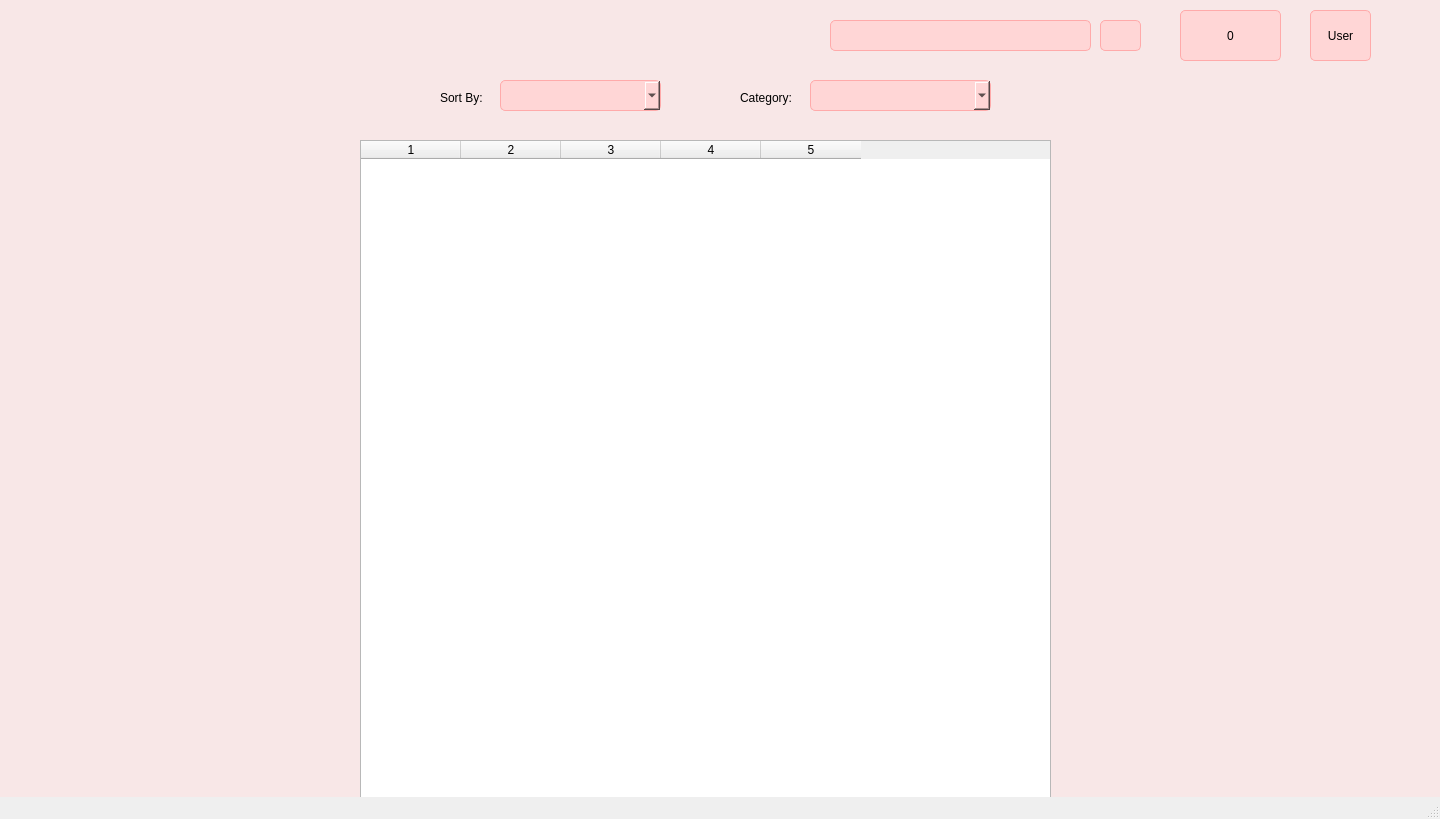
<?xml version="1.0" encoding="UTF-8"?>
<ui version="4.0">
 <class>MainWindow</class>
 <widget class="QMainWindow" name="MainWindow">
  <property name="geometry">
   <rect>
    <x>0</x>
    <y>0</y>
    <width>1440</width>
    <height>819</height>
   </rect>
  </property>
  <property name="windowTitle">
   <string>Home</string>
  </property>
  <property name="autoFillBackground">
   <bool>true</bool>
  </property>
  <property name="styleSheet">
   <string notr="true">QWidget#centralwidget {
    background-color: #F8E7E7;
}
QPushButton {
    background-color: #FFD6D6;
    border: 1px solid #FFAAAA;
    border-radius: 5px;
}

QToolButton {
    background-color: #FFD6D6;
    border: 1px solid #FFAAAA;
    border-radius: 5px;
}
QLineEdit {
    background-color: #FFD6D6;
    border: 1px solid #FFAAAA;
    border-radius: 5px;
}
QComboBox {
    background-color: #FFD6D6;
    border: 1px solid #FFAAAA;
    border-radius: 5px;
}</string>
  </property>
  <widget class="QWidget" name="centralwidget">
   <widget class="QLabel" name="logo_label">
    <property name="geometry">
     <rect>
      <x>40</x>
      <y>10</y>
      <width>101</width>
      <height>101</height>
     </rect>
    </property>
    <property name="maximumSize">
     <size>
      <width>16777215</width>
      <height>16777215</height>
     </size>
    </property>
    <property name="text">
     <string/>
    </property>
    <property name="scaledContents">
     <bool>true</bool>
    </property>
   </widget>
   <widget class="QToolButton" name="toolButton">
    <property name="geometry">
     <rect>
      <x>1310</x>
      <y>10</y>
      <width>61</width>
      <height>51</height>
     </rect>
    </property>
    <property name="text">
     <string>User</string>
    </property>
    <property name="icon">
     <iconset>
      <normaloff>picture/profile.png</normaloff>picture/profile.png</iconset>
    </property>
    <property name="iconSize">
     <size>
      <width>50</width>
      <height>50</height>
     </size>
    </property>
   </widget>
   <widget class="QPushButton" name="pushButton">
    <property name="geometry">
     <rect>
      <x>1100</x>
      <y>20</y>
      <width>41</width>
      <height>31</height>
     </rect>
    </property>
    <property name="text">
     <string/>
    </property>
    <property name="icon">
     <iconset>
      <normaloff>picture/findglass.png</normaloff>picture/findglass.png</iconset>
    </property>
   </widget>
   <widget class="QTableWidget" name="tableView">
    <property name="geometry">
     <rect>
      <x>360</x>
      <y>140</y>
      <width>691</width>
      <height>1100</height>
     </rect>
    </property>
    <property name="rowCount">
     <number>0</number>
    </property>
    <property name="columnCount">
     <number>5</number>
    </property>
    <property name="horizontalHeaderLabels" stdset="0">
     <stringlist>
      <string>Product ID</string>
      <string>Category</string>
      <string>Description</string>
      <string>Price</string>
      <string>Quantity</string>
     </stringlist>
    </property>
    <column/>
    <column/>
    <column/>
    <column/>
    <column/>
   </widget>
   <widget class="QLineEdit" name="lineEdit">
    <property name="geometry">
     <rect>
      <x>830</x>
      <y>20</y>
      <width>261</width>
      <height>31</height>
     </rect>
    </property>
    <property name="text">
     <string/>
    </property>
   </widget>
   <widget class="QComboBox" name="comboBox">
    <property name="geometry">
     <rect>
      <x>500</x>
      <y>80</y>
      <width>161</width>
      <height>31</height>
     </rect>
    </property>
   </widget>
   <widget class="QComboBox" name="comboBox_2">
    <property name="geometry">
     <rect>
      <x>810</x>
      <y>80</y>
      <width>181</width>
      <height>31</height>
     </rect>
    </property>
   </widget>
   <widget class="QPushButton" name="pushButton_2">
    <property name="geometry">
     <rect>
      <x>1180</x>
      <y>10</y>
      <width>101</width>
      <height>51</height>
     </rect>
    </property>
    <property name="text">
     <string>0</string>
    </property>
    <property name="icon">
     <iconset>
      <normaloff>picture/cartpink.gif</normaloff>picture/cartpink.gif</iconset>
    </property>
    <property name="iconSize">
     <size>
      <width>40</width>
      <height>40</height>
     </size>
    </property>
   </widget>
   <widget class="QLabel" name="label">
    <property name="geometry">
     <rect>
      <x>440</x>
      <y>90</y>
      <width>60</width>
      <height>16</height>
     </rect>
    </property>
    <property name="text">
     <string>Sort By:</string>
    </property>
   </widget>
   <widget class="QLabel" name="label_2">
    <property name="geometry">
     <rect>
      <x>740</x>
      <y>90</y>
      <width>61</width>
      <height>16</height>
     </rect>
    </property>
    <property name="text">
     <string>Category:</string>
    </property>
   </widget>
  </widget>
  <widget class="QStatusBar" name="statusbar"/>
 </widget>
 <resources/>
 <connections/>
</ui>
